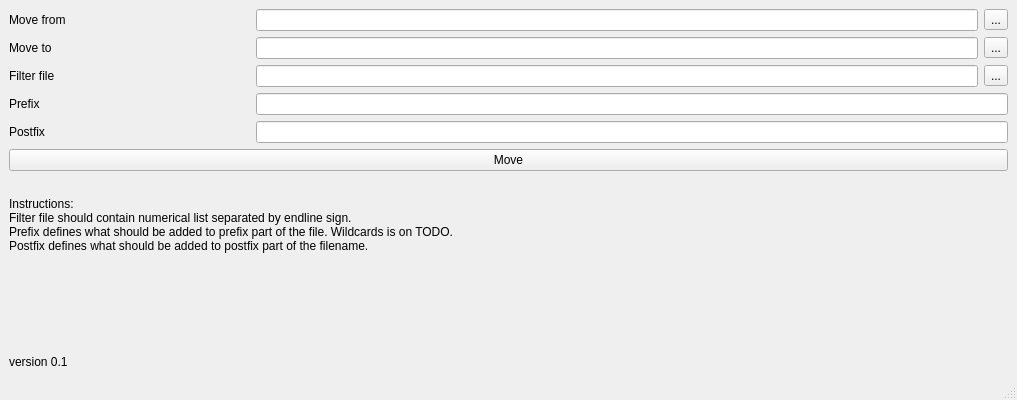
<?xml version="1.0" encoding="UTF-8"?>
<ui version="4.0">
 <class>MainWindow</class>
 <widget class="QMainWindow" name="MainWindow">
  <property name="enabled">
   <bool>true</bool>
  </property>
  <property name="geometry">
   <rect>
    <x>0</x>
    <y>0</y>
    <width>1017</width>
    <height>400</height>
   </rect>
  </property>
  <property name="minimumSize">
   <size>
    <width>800</width>
    <height>400</height>
   </size>
  </property>
  <property name="windowTitle">
   <string>AutoMover 0.1</string>
  </property>
  <widget class="QWidget" name="centralwidget">
   <layout class="QVBoxLayout" name="verticalLayout">
    <item>
     <layout class="QGridLayout" name="gridLayout">
      <item row="2" column="4">
       <widget class="QToolButton" name="btnFilterPath">
        <property name="text">
         <string>...</string>
        </property>
       </widget>
      </item>
      <item row="2" column="0">
       <widget class="QLabel" name="label_4">
        <property name="text">
         <string>Filter file</string>
        </property>
       </widget>
      </item>
      <item row="1" column="4">
       <widget class="QToolButton" name="btnToPath">
        <property name="text">
         <string>...</string>
        </property>
       </widget>
      </item>
      <item row="3" column="0">
       <widget class="QLabel" name="label_5">
        <property name="text">
         <string>Prefix</string>
        </property>
       </widget>
      </item>
      <item row="0" column="4">
       <widget class="QToolButton" name="btnFromPath">
        <property name="text">
         <string>...</string>
        </property>
       </widget>
      </item>
      <item row="0" column="1" colspan="3">
       <widget class="QLineEdit" name="lineFolderFrom"/>
      </item>
      <item row="2" column="1" colspan="3">
       <widget class="QLineEdit" name="lineFilterFile"/>
      </item>
      <item row="1" column="0">
       <widget class="QLabel" name="label_3">
        <property name="text">
         <string>Move to</string>
        </property>
       </widget>
      </item>
      <item row="1" column="1" colspan="3">
       <widget class="QLineEdit" name="lineFolderTo"/>
      </item>
      <item row="0" column="0">
       <widget class="QLabel" name="label">
        <property name="text">
         <string>Move from</string>
        </property>
       </widget>
      </item>
      <item row="4" column="0">
       <widget class="QLabel" name="label_6">
        <property name="text">
         <string>Postfix</string>
        </property>
       </widget>
      </item>
      <item row="4" column="1" colspan="4">
       <widget class="QLineEdit" name="linePostfix"/>
      </item>
      <item row="3" column="1" colspan="4">
       <widget class="QLineEdit" name="linePrefix"/>
      </item>
     </layout>
    </item>
    <item>
     <widget class="QPushButton" name="btnMove">
      <property name="text">
       <string>Move</string>
      </property>
     </widget>
    </item>
    <item>
     <widget class="QLabel" name="lblstatusBar">
      <property name="text">
       <string/>
      </property>
     </widget>
    </item>
    <item>
     <widget class="QLabel" name="label_2">
      <property name="text">
       <string>Instructions:
Filter file should contain numerical list separated by endline sign.
Prefix defines what should be added to prefix part of the file. Wildcards is on TODO.
Postfix defines what should be added to postfix part of the filename.</string>
      </property>
     </widget>
    </item>
    <item>
     <spacer name="verticalSpacer">
      <property name="orientation">
       <enum>Qt::Vertical</enum>
      </property>
      <property name="sizeHint" stdset="0">
       <size>
        <width>20</width>
        <height>162</height>
       </size>
      </property>
     </spacer>
    </item>
    <item>
     <widget class="QLabel" name="label_7">
      <property name="text">
       <string>version 0.1</string>
      </property>
     </widget>
    </item>
   </layout>
  </widget>
  <widget class="QMenuBar" name="menubar">
   <property name="geometry">
    <rect>
     <x>0</x>
     <y>0</y>
     <width>1017</width>
     <height>21</height>
    </rect>
   </property>
  </widget>
  <widget class="QStatusBar" name="statusbar"/>
 </widget>
 <resources/>
 <connections/>
</ui>
